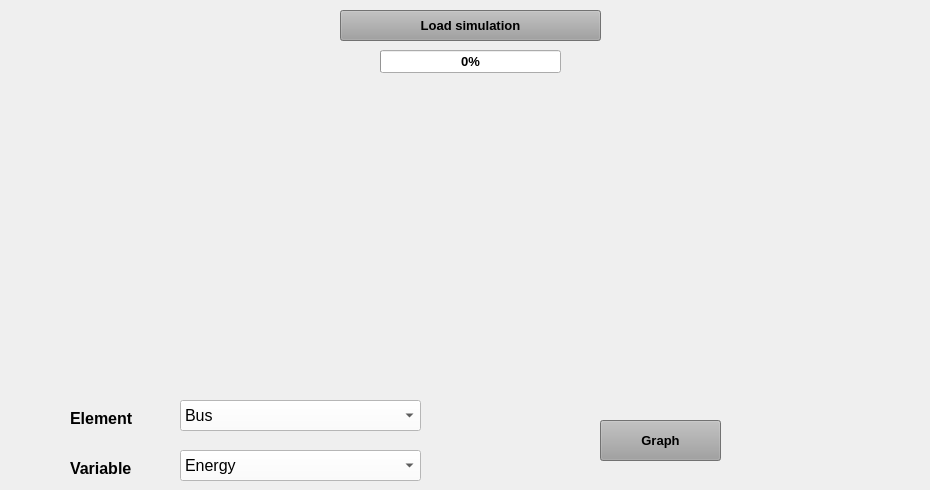
    <widget class="QWidget" name="OperationDiagramTab">
     <attribute name="title">
      <string>Simulation</string>
     </attribute>
     <widget class="QPushButton" name="DynamicLoadSimButton">
      <property name="geometry">
       <rect>
        <x>340</x>
        <y>10</y>
        <width>261</width>
        <height>31</height>
       </rect>
      </property>
      <property name="font">
       <font>
        <family>MS Sans Serif</family>
        <pointsize>10</pointsize>
        <weight>75</weight>
        <bold>true</bold>
       </font>
      </property>
      <property name="statusTip">
       <string>Push to load the simulation</string>
      </property>
      <property name="styleSheet">
       <string notr="true">background-color: rgb(159, 159, 159);</string>
      </property>
      <property name="text">
       <string>Load simulation</string>
      </property>
     </widget>
     <widget class="QProgressBar" name="DynamicprogressBar">
      <property name="geometry">
       <rect>
        <x>380</x>
        <y>50</y>
        <width>181</width>
        <height>23</height>
       </rect>
      </property>
      <property name="font">
       <font>
        <family>MS Sans Serif</family>
        <pointsize>10</pointsize>
        <weight>75</weight>
        <bold>true</bold>
       </font>
      </property>
      <property name="autoFillBackground">
       <bool>false</bool>
      </property>
      <property name="styleSheet">
       <string notr="true"/>
      </property>
      <property name="value">
       <number>0</number>
      </property>
      <property name="textVisible">
       <bool>true</bool>
      </property>
      <property name="orientation">
       <enum>Qt::Horizontal</enum>
      </property>
      <property name="invertedAppearance">
       <bool>false</bool>
      </property>
     </widget>
     <widget class="QWidget" name="DynamicCurveWidget" native="true">
      <property name="geometry">
       <rect>
        <x>20</x>
        <y>80</y>
        <width>901</width>
        <height>311</height>
       </rect>
      </property>
     </widget>
     <widget class="QComboBox" name="ElementscomboBox">
      <property name="geometry">
       <rect>
        <x>180</x>
        <y>400</y>
        <width>241</width>
        <height>31</height>
       </rect>
      </property>
      <property name="font">
       <font>
        <family>MS Sans Serif</family>
        <pointsize>12</pointsize>
       </font>
      </property>
      <property name="statusTip">
       <string>Choose the element that prefer analyze</string>
      </property>
      <property name="styleSheet">
       <string notr="true">background-color: rgb(255, 255, 255);</string>
      </property>
      <item>
       <property name="text">
        <string>Bus</string>
       </property>
      </item>
      <item>
       <property name="text">
        <string>Charger</string>
       </property>
      </item>
     </widget>
     <widget class="QComboBox" name="VariablescomboBox">
      <property name="geometry">
       <rect>
        <x>180</x>
        <y>450</y>
        <width>241</width>
        <height>31</height>
       </rect>
      </property>
      <property name="font">
       <font>
        <family>MS Sans Serif</family>
        <pointsize>12</pointsize>
       </font>
      </property>
      <property name="statusTip">
       <string>Choose the variable prefer to graph</string>
      </property>
      <property name="styleSheet">
       <string notr="true">background-color: rgb(255, 255, 255);</string>
      </property>
      <item>
       <property name="text">
        <string>Energy</string>
       </property>
      </item>
      <item>
       <property name="text">
        <string>Power</string>
       </property>
      </item>
      <item>
       <property name="text">
        <string>Slope</string>
       </property>
      </item>
      <item>
       <property name="text">
        <string>(SoC) State of Charge</string>
       </property>
      </item>
      <item>
       <property name="text">
        <string>Stop vector</string>
       </property>
      </item>
      <item>
       <property name="text">
        <string>Charger vector</string>
       </property>
      </item>
     </widget>
     <widget class="QPushButton" name="DynamicGraphButton">
      <property name="geometry">
       <rect>
        <x>600</x>
        <y>420</y>
        <width>121</width>
        <height>41</height>
       </rect>
      </property>
      <property name="font">
       <font>
        <family>MS Sans Serif</family>
        <pointsize>10</pointsize>
        <weight>75</weight>
        <bold>true</bold>
       </font>
      </property>
      <property name="statusTip">
       <string>Push to graph the simulation</string>
      </property>
      <property name="styleSheet">
       <string notr="true">background-color: rgb(159, 159, 159);</string>
      </property>
      <property name="text">
       <string>Graph</string>
      </property>
     </widget>
     <widget class="QLabel" name="ElementLabel">
      <property name="geometry">
       <rect>
        <x>70</x>
        <y>410</y>
        <width>101</width>
        <height>16</height>
       </rect>
      </property>
      <property name="font">
       <font>
        <family>MS Sans Serif</family>
        <pointsize>12</pointsize>
        <weight>75</weight>
        <bold>true</bold>
       </font>
      </property>
      <property name="text">
       <string>Element</string>
      </property>
     </widget>
     <widget class="QLabel" name="VariableLabel">
      <property name="geometry">
       <rect>
        <x>70</x>
        <y>460</y>
        <width>101</width>
        <height>16</height>
       </rect>
      </property>
      <property name="font">
       <font>
        <family>MS Sans Serif</family>
        <pointsize>12</pointsize>
        <weight>75</weight>
        <bold>true</bold>
       </font>
      </property>
      <property name="text">
       <string>Variable</string>
      </property>
     </widget>
    </widget>
